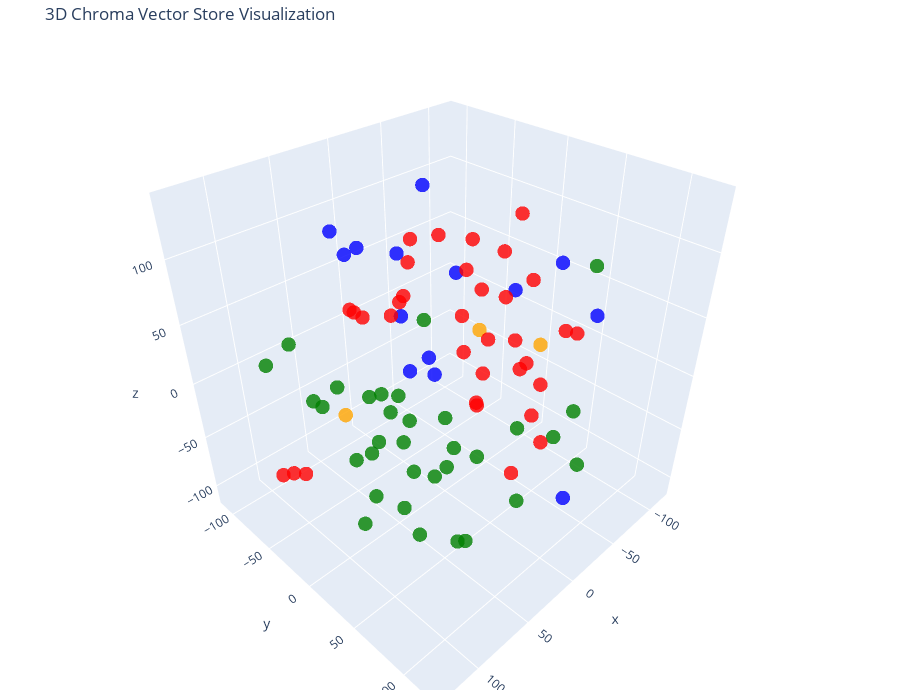

Notebook cell for this chart:
### Code cell
tsne = TSNE(n_components=3, random_state=42)
reduced_vectors = tsne.fit_transform(vectors)

fig = go.Figure(data=[go.Scatter3d(
    x=reduced_vectors[:, 0],
    y=reduced_vectors[:, 1],
    z=reduced_vectors[:, 2],
    mode='markers',
    marker=dict(size=5, color=colors, opacity=0.8),
    text=[f"Type: {t}<br>Text: {d[:100]}..." for t, d in zip(doc_types, documents)],
    hoverinfo='text'
)])

fig.update_layout(
    title='3D Chroma Vector Store Visualization',
    scene=dict(xaxis_title='x', yaxis_title='y', zaxis_title='z'),
    width=900,
    height=700,
    margin=dict(r=20, b=10, l=10, t=40)
)

fig.show()

### Figure 1 — Plotly figure (JSON) as saved in the notebook; plotly's stock layout.template omitted (floating-point values rounded to 4 significant figures)
{"data": [{"hoverinfo": "text", "marker": {"color": ["orange", "orange", "orange", "blue", "blue", "blue", "blue", "blue", "blue", "blue", "blue", "blue", "blue", "blue", "blue", "blue", "blue", "green", "green", "green", "green", "green", "green", "green", "green", "green", "green", "green", "green", "green", "green", "green", "green", "green", "green", "green", "green", "green", "green", "green", "green", "green", "green", "green", "green", "green", "green", "green", "green", "green", "red", "red", "red", "red", "red", "red", "red", "red", "red", "red", "red", "red", "red", "red", "red", "red", "red", "red", "red", "red", "red", "red", "red", "red", "red", "red", "red", "red", "red", "red", "red", "red", "red", "red"], "opacity": 0.8, "size": 5}, "mode": "markers", "text": ["Type: company<br>Text: # About Insurellm\n\nInsurellm was founded by Avery Lancaster in 2015 as an insurance tech startup des...", "Type: company<br>Text: # Overview of Insurellm\n\nInsurellm is an innovative insurance tech firm with 200 employees across th...", "Type: company<br>Text: # Careers at Insurellm\n\nInsurellm is hiring! We are looking for talented software engineers, data sc...", "Type: products<br>Text: # Product Summary\n\n# Rellm: AI-Powered Enterprise Reinsurance Solution\n\n## Summary\n\nRellm is an inno...", "Type: products<br>Text: ### Customizable Dashboard\nRellm features a customizable dashboard that presents key metrics and per...", "Type: products<br>Text: ## 2025-2026 Roadmap\n\nAt Insurellm, we are committed to the continuous improvement of Rellm. Our roa...", "Type: products<br>Text: # Product Summary\n\n# Carllm\n\n## Summary\n\nCarllm is an innovative auto insurance product developed by...", "Type: products<br>Text: - **Fraud Detection**: The product incorporates advanced analytics to identify potentially fraudulen...", "Type: products<br>Text: - **Enterprise Tier**: $5,000/month\n  - Customized solutions for large insurance firms.\n  - Comprehe...", "Type: products<br>Text: ### 2026: Scaling and Partnerships\n- Increase partnerships with automakers for integrated insurance ...", "Type: products<br>Text: # Product Summary\n\n# Homellm\n\n## Summary\nHomellm is an innovative home insurance product developed b...", "Type: products<br>Text: ### 4. Predictive Maintenance Alerts\nHomellm incorporates predictive analytics to advise homeowners ...", "Type: products<br>Text: All tiers include a comprehensive training program and ongoing updates to ensure optimal performance...", "Type: products<br>Text: # Product Summary\n\n# Markellm\n\n## Summary\n\nMarkellm is an innovative two-sided marketplace designed ...", "Type: products<br>Text: - **Real-Time Quotes**: Consumers can receive real-time quotes from different insurance companies, e...", "Type: products<br>Text: ### For Insurance Companies:\n- **Basic Listing Fee**: $199/month for a featured listing on the platf...", "Type: products<br>Text: Markellm is committed to improving the insurance experience for both consumers and providers. By lev...", "Type: employees<br>Text: # HR Record\n\n# Alex Harper\n\n## Summary\n- **Date of Birth**: March 15, 1993  \n- **Job Title**: Sales ...", "Type: employees<br>Text: ## Compensation History  \n- **2021**:  \n  - **Base Salary**: $55,000  \n  - **Bonus**: $5,500 (10% of...", "Type: employees<br>Text: # HR Record\n\n# Emily Carter\n\n## Summary\n- **Date of Birth:** August 12, 1990  \n- **Job Title:** Acco...", "Type: employees<br>Text: ## Annual Performance History\n| Year | Performance Rating | Key Highlights |\n|------|---------------...", "Type: employees<br>Text: Emily Carter exemplifies the kind of talent that drives Insurellm's success and is an invaluable ass...", "Type: employees<br>Text: # HR Record\n\n# Maxine Thompson\n\n## Summary\n- **Date of Birth:** January 15, 1991  \n- **Job Title:** ...", "Type: employees<br>Text: - **2018**: *Exceeds Expectations*  \n  Maxine improved significantly, becoming a reliable team membe...", "Type: employees<br>Text: ## Compensation History\n- **2017**: $70,000 (Junior Data Engineer)  \n- **2018**: $75,000 (Junior Dat...", "Type: employees<br>Text: # HR Record\n\n# Oliver Spencer\n\n## Summary\n- **Date of Birth**: May 14, 1990  \n- **Job Title**: Backe...", "Type: employees<br>Text: ## Annual Performance History\n- **2018**: **3/5** - Adaptable team player but still learning to take...", "Type: employees<br>Text: ## Other HR Notes\n- Oliver enjoys a strong rapport with team members and is known for organizing reg...", "Type: employees<br>Text: # HR Record\n\n# Emily Tran\n\n## Summary\n- **Date of Birth:** March 18, 1991  \n- **Job Title:** Digital...", "Type: employees<br>Text: - **2022**:  \n  - Performance Rating: Meets Expectations  \n  - Key Achievements: Enhanced Insurellm'...", "Type: employees<br>Text: ---\n\nEmily Tran continues to be a valuable asset to Insurellm, driving innovative marketing strategi...", "Type: employees<br>Text: # HR Record\n\n# Samuel Trenton\n\n## Summary\n- **Date of Birth:** April 12, 1989  \n- **Job Title:** Sen...", "Type: employees<br>Text: - **2022:** Rating: 3.0/5  \n  *Some challenges in meeting deadlines and collaboration with the engin...", "Type: employees<br>Text: ## Other HR Notes\n- **Professional Development:** Completed several workshops on machine learning an...", "Type: employees<br>Text: # Avery Lancaster\n\n## Summary\n- **Date of Birth**: March 15, 1985  \n- **Job Title**: Co-Founder & Ch...", "Type: employees<br>Text: - **2016**: **Meets Expectations**  \n  Growth continued, though challenges arose in operational effi...", "Type: employees<br>Text: ## Compensation History\n- **2015**: $150,000 base salary + Significant equity stake  \n- **2016**: $1...", "Type: employees<br>Text: Avery Lancaster has demonstrated resilience and adaptability throughout her career at Insurellm, pos...", "Type: employees<br>Text: # HR Record\n\n# Alex Chen\n\n## Summary\n- **Date of Birth:** March 15, 1990  \n- **Job Title:** Backend ...", "Type: employees<br>Text: ## Compensation History\n- **2020:** Base Salary: $80,000  \n- **2021:** Base Salary Increase to $90,0...", "Type: employees<br>Text: # HR Record\n\n# Jordan Blake\n\n## Summary\n- **Date of Birth:** March 15, 1993  \n- **Job Title:** Sales...", "Type: employees<br>Text: ## Other HR Notes\n- Jordan has shown an interest in continuing education, actively participating in ...", "Type: employees<br>Text: # HR Record\n\n# Alex Thomson\n\n## Summary\n- **Date of Birth:** March 15, 1995  \n- **Job Title:** Sales...", "Type: employees<br>Text: ### Highlights:\n- Consistently maintained a 30-minute response time to inbound leads.\n- Successfully...", "Type: employees<br>Text: # Samantha Greene\n\n## Summary\n- **Date of Birth:** October 14, 1990\n- **Job Title:** HR Generalist\n-...", "Type: employees<br>Text: - **2023:** Meets Expectations  \n  After attending workshops focused on conflict resolution, Samanth...", "Type: employees<br>Text: Samantha Greene is a valuable asset to Insurellm, continuously working on professional development a...", "Type: employees<br>Text: # HR Record\n\n# Jordan K. Bishop\n\n## Summary\n- **Date of Birth:** March 15, 1990\n- **Job Title:** Fro...", "Type: employees<br>Text: ## Annual Performance History\n- **2019:** Exceeds Expectations - Continuously delivered high-quality...", "Type: employees<br>Text: ## Other HR Notes\n- Jordan K. Bishop has been an integral part of club initiatives, including the In...", "Type: contracts<br>Text: # Contract with GreenField Holdings for Markellm\n\n**Effective Date:** November 15, 2023  \n**Contract...", "Type: contracts<br>Text: ## Features\n1. **AI-Powered Matching**: Access to advanced algorithms that connect GreenField Holdin...", "Type: contracts<br>Text: **Signatures:**  \n_________________________                           _________________________  \n**...", "Type: contracts<br>Text: # Contract with EverGuard Insurance for Rellm: AI-Powered Enterprise Reinsurance Solution\n\n**Contrac...", "Type: contracts<br>Text: 1. **Automatic Renewal**: This contract will automatically renew for successive one-year terms unles...", "Type: contracts<br>Text: 1. **Customer Support**: Insurellm will provide EverGuard Insurance with 24/7 customer support, incl...", "Type: contracts<br>Text: # Contract with Belvedere Insurance for Markellm\n\n## Terms\nThis Contract (\"Agreement\") is made and e...", "Type: contracts<br>Text: ## Features\n1. **AI-Powered Matching**: Belvedere Insurance will benefit from Markellm's AI-powered ...", "Type: contracts<br>Text: **Insurellm, Inc.**  \nSignature: ______________________  \nName: [Authorized Signatory]  \nTitle: [Tit...", "Type: contracts<br>Text: # Contract with Stellar Insurance Co. for Rellm\n\n## Terms\nThis contract is made between **Insurellm*...", "Type: contracts<br>Text: ## Features\nStellar Insurance Co. will receive access to the following features of the Rellm product...", "Type: contracts<br>Text: Stellar Insurance Co. acknowledges receipt of the Rellm product summary and agrees to the terms set ...", "Type: contracts<br>Text: # Contract with TechDrive Insurance for Carllm\n\n**Contract Date:** October 1, 2024  \n**Contract Dura...", "Type: contracts<br>Text: ## Features\n\n1. **Included Features**: Under the Professional Tier, TechDrive Insurance will have ac...", "Type: contracts<br>Text: **TechDrive Insurance Representative:**  \nName: Sarah Johnson  \nTitle: Operations Director  \nDate: _...", "Type: contracts<br>Text: # Contract with Apex Reinsurance for Rellm: AI-Powered Enterprise Reinsurance Solution\n\n## Terms\n\n1....", "Type: contracts<br>Text: 2. **Renewal Pricing**: Upon renewal, the pricing may be subject to adjustment by the Provider. The ...", "Type: contracts<br>Text: 2. **Training and Onboarding**: Provider will deliver comprehensive onboarding training for up to te...", "Type: contracts<br>Text: # Contract with Greenstone Insurance for Homellm\n\n---\n\n## Terms\n\n1. **Parties**: This Contract (\"Agr...", "Type: contracts<br>Text: 2. **Renewal Terms Review**: Prior to each renewal, the Provider and Customer will review the terms ...", "Type: contracts<br>Text: 2. **Ongoing Support**: The Provider will supply ongoing technical support via email and phone durin...", "Type: contracts<br>Text: # Contract with BrightWay Solutions for Markellm\n\n**Contract Date:** October 5, 2023  \n**Contract ID...", "Type: contracts<br>Text: ### Features\n1. **Access to AI-Powered Matching:**  \n   BrightWay Solutions will benefit from the AI...", "Type: contracts<br>Text: ### Signatures\nBy signing below, both parties agree to the terms and conditions outlined in this Con...", "Type: contracts<br>Text: # Contract with GreenValley Insurance for Homellm\n\n**Contract Date:** October 6, 2023  \n**Contract N...", "Type: contracts<br>Text: ---\n\n## Features\n\nGreenValley Insurance will receive the following features with Homellm:\n\n1. **AI-P...", "Type: contracts<br>Text: ---\n\n**Signatures:**\n\n_________________________________  \n**[Name]**  \n**Title**: CEO  \n**Insurellm,...", "Type: contracts<br>Text: # Contract with Velocity Auto Solutions for Carllm\n\n**Contract Date:** October 1, 2023  \n**Contract ...", "Type: contracts<br>Text: 2. **Feature Enhancements**: Velocity Auto Solutions will receive updates to the Carllm product as o...", "Type: contracts<br>Text: # Contract with Pinnacle Insurance Co. for Homellm\n\n## Terms\nThis contract (\"Contract\") is entered i...", "Type: contracts<br>Text: ## Features\n1. **AI-Powered Risk Assessment**: Utilized for tailored underwriting decisions specific...", "Type: contracts<br>Text: By signing below, both parties agree to the terms set forth in this Contract for the use of the Home...", "Type: contracts<br>Text: # Contract with Roadway Insurance Inc. for Carllm\n\n---\n\n## Terms\n\n1. **Agreement Effective Date**: T...", "Type: contracts<br>Text: ---\n\n## Features\n\n1. **Access to Core Features**: Roadway Insurance Inc. will have access to all Pro..."], "type": "scatter3d", "x": [18.73, 18.65, 8.706, 26.3, -56.18, 15.09, -28.47, -1.971, -9.88, -7.646, -30.88, 14.59, -11.65, -35.02, 55.59, -41.25, -44.23, 57.74, 19.2, 15.7, 56.68, -26.65, 65.19, 64.43, 32.38, 48.72, 104.3, 22.65, 24.29, 114.2, -36.49, -95.96, 103.9, 105.6, 12.98, 60.45, -2.02, -17.97, 21.14, -23.14, 70.31, 41.92, 40.27, 4.371, 79.13, 61.38, 89.64, 71.13, -57.09, 71.65, -82.14, -59.63, 1.29, -55.18, -19.25, 23.61, -107.1, 129.5, -24.04, 50.81, 61.71, -56.44, 97.84, 3.662, -72.4, 19.83, -117.3, -9.439, -65.1, -102.5, -71.24, -85.79, -10.79, -38.95, -55.13, 37.48, -35.0, 120.3, -27.21, -94.82, 50.69, -68.13, -110.7, -64.99], "y": [-101.6, 49.36, 90.5, -75.33, -110.7, -31.39, -40.47, -22.8, -107.0, -24.96, 36.41, 123.2, -1.029, 70.01, -49.5, -84.41, 94.27, -17.38, -66.83, 47.79, 58.2, 82.1, 39.52, 76.41, 53.89, 16.84, -70.49, -15.24, 24.35, -1.684, -60.54, 56.03, 68.59, 29.67, 80.29, -109.1, 72.37, 102.0, 9.903, -12.89, -21.77, -23.51, -41.37, -44.17, 16.79, 17.94, 43.0, -56.97, 85.2, -35.25, -57.64, -103.6, 19.54, -62.43, -55.28, -30.16, -35.49, 3.004, 49.96, 10.46, -26.82, 44.96, -65.61, 27.92, 26.9, -77.5, 31.85, -53.84, -3.7, -19.52, 52.56, -65.39, -106.7, 36.37, -16.07, 117.9, 9.842, -42.16, 7.569, 1.59, 77.31, 8.641, -11.84, -20.89], "z": [-86.49, 68.64, 72.08, 78.82, -23.89, 91.73, -36.48, 138.0, 60.04, -2.059, 72.14, -29.8, 78.4, 103.8, 115.6, -61.98, 71.22, -96.61, -47.78, -41.15, -17.68, -27.56, -89.91, -68.79, -110.9, -54.29, 23.78, -40.45, -14.06, 36.09, 3.138, 73.23, -13.97, -55.76, 2.851, 2.368, -80.23, 11.96, -82.08, -94.72, -53.95, -9.26, -78.63, -90.77, -7.396, 22.31, 38.68, -23.34, -71.65, 6.458, 32.15, 30.25, 28.87, 70.75, 82.22, 46.68, 5.41, -12.06, 16.89, 86.14, 69.23, -16.38, -77.86, 119.0, -65.6, 27.23, -4.467, 39.19, 74.41, 87.1, 28.38, -16.61, -3.455, -100.7, 41.57, 28.74, 17.94, -49.32, -40.78, 41.07, 43.56, 1.117, -51.91, -44.04]}], "layout": {"height": 700, "margin": {"b": 10, "l": 10, "r": 20, "t": 40}, "scene": {"xaxis": {"title": {"text": "x"}}, "yaxis": {"title": {"text": "y"}}, "zaxis": {"title": {"text": "z"}}}, "title": {"text": "3D Chroma Vector Store Visualization"}, "width": 900}}
